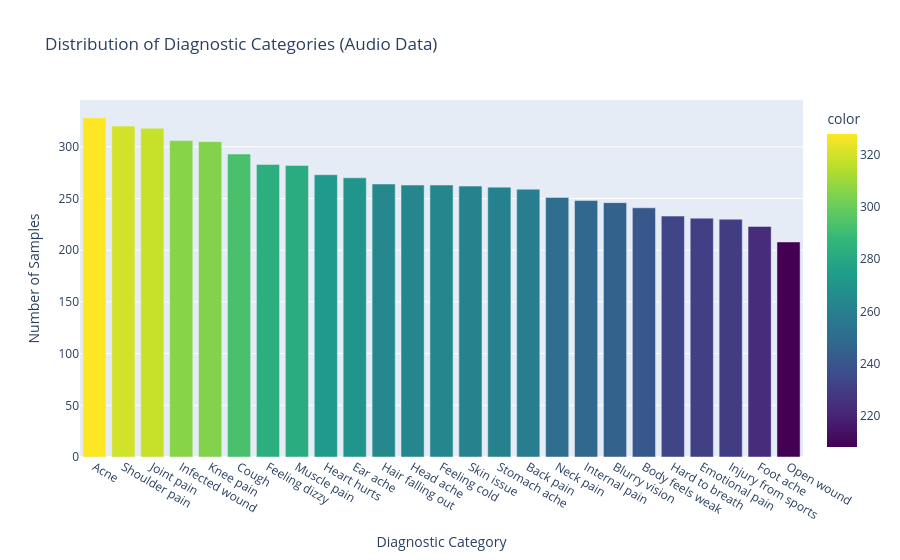
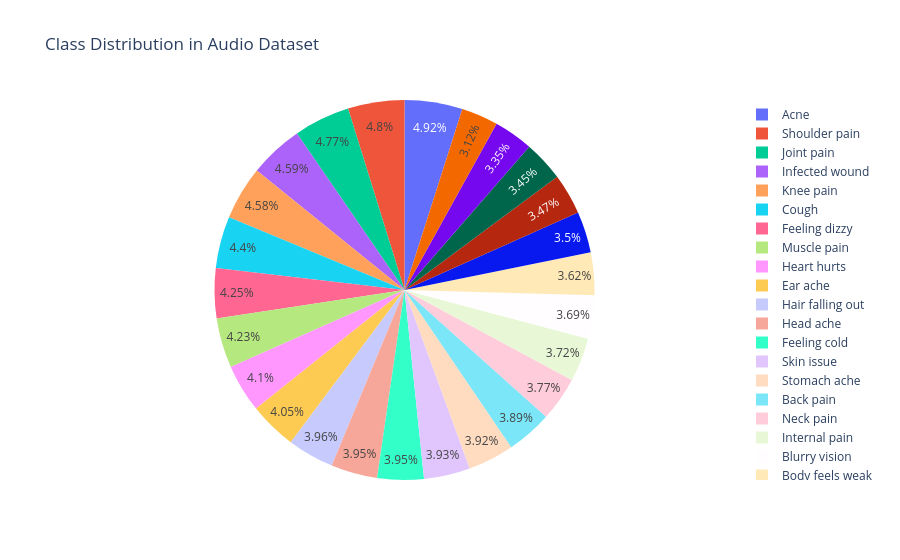

These figures' notebook cell, in order:
### Markdown cell above
### 2.2 Data Visualization

Let's visualize the class distribution and audio characteristics to better understand our dataset.

### Code cell
# Filter dataset to only include existing audio files
def check_audio_file_exists(filename):
    """Check if audio file exists in any of the subdirectories"""
    for subdir in ['test', 'train', 'validate']:
        full_path = os.path.join(audio_base_path, subdir, filename)
        if os.path.exists(full_path):
            return True
    return False

df_clean = df[df['file_name'].apply(check_audio_file_exists)].copy()
print(f"Dataset after filtering for existing files: {df_clean.shape}")

# Visualize class distribution using 'prompt' column as the target
class_distribution_clean = df_clean['prompt'].value_counts()

fig = px.bar(x=class_distribution_clean.index, y=class_distribution_clean.values,
             title='Distribution of Diagnostic Categories (Audio Data)',
             labels={'x': 'Diagnostic Category', 'y': 'Number of Samples'},
             color=class_distribution_clean.values, color_continuous_scale='viridis')
fig.update_layout(xaxis={'categoryorder':'total descending'})
fig.show()

# Create a pie chart for class distribution
fig_pie = px.pie(values=class_distribution_clean.values, names=class_distribution_clean.index,
                 title='Class Distribution in Audio Dataset')
fig_pie.show()

### Figure 1 — Plotly figure (JSON) as saved in the notebook; plotly's stock layout.template omitted (floating-point values rounded to 4 significant figures)
{"data": [{"alignmentgroup": "True", "hovertemplate": "Diagnostic Category=%{x}<br>Number of Samples=%{y}<br>color=%{marker.color}<extra></extra>", "legendgroup": "", "marker": {"color": [328, 320, 318, 306, 305, 293, 283, 282, 273, 270, 264, 263, 263, 262, 261, 259, 251, 248, 246, 241, 233, 231, 230, 223, 208], "coloraxis": "coloraxis", "pattern": {"shape": ""}}, "name": "", "offsetgroup": "", "orientation": "v", "showlegend": false, "textposition": "auto", "type": "bar", "x": ["Acne", "Shoulder pain", "Joint pain", "Infected wound", "Knee pain", "Cough", "Feeling dizzy", "Muscle pain", "Heart hurts", "Ear ache", "Hair falling out", "Head ache", "Feeling cold", "Skin issue", "Stomach ache", "Back pain", "Neck pain", "Internal pain", "Blurry vision", "Body feels weak", "Hard to breath", "Emotional pain", "Injury from sports", "Foot ache", "Open wound"], "xaxis": "x", "y": [328, 320, 318, 306, 305, 293, 283, 282, 273, 270, 264, 263, 263, 262, 261, 259, 251, 248, 246, 241, 233, 231, 230, 223, 208], "yaxis": "y"}], "layout": {"barmode": "relative", "coloraxis": {"colorbar": {"title": {"text": "color"}}, "colorscale": [[0, "#440154"], [0.1111, "#482878"], [0.2222, "#3e4989"], [0.3333, "#31688e"], [0.4444, "#26828e"], [0.5556, "#1f9e89"], [0.6667, "#35b779"], [0.7778, "#6ece58"], [0.8889, "#b5de2b"], [1, "#fde725"]]}, "legend": {"tracegroupgap": 0}, "title": {"text": "Distribution of Diagnostic Categories (Audio Data)"}, "xaxis": {"anchor": "y", "categoryorder": "total descending", "domain": [0, 1], "title": {"text": "Diagnostic Category"}}, "yaxis": {"anchor": "x", "domain": [0, 1], "title": {"text": "Number of Samples"}}}}

### Figure 2 — Plotly figure (JSON) as saved in the notebook; plotly's stock layout.template omitted (floating-point values rounded to 4 significant figures)
{"data": [{"domain": {"x": [0, 1], "y": [0, 1]}, "hovertemplate": "label=%{label}<br>value=%{value}<extra></extra>", "labels": ["Acne", "Shoulder pain", "Joint pain", "Infected wound", "Knee pain", "Cough", "Feeling dizzy", "Muscle pain", "Heart hurts", "Ear ache", "Hair falling out", "Head ache", "Feeling cold", "Skin issue", "Stomach ache", "Back pain", "Neck pain", "Internal pain", "Blurry vision", "Body feels weak", "Hard to breath", "Emotional pain", "Injury from sports", "Foot ache", "Open wound"], "legendgroup": "", "name": "", "showlegend": true, "type": "pie", "values": [328, 320, 318, 306, 305, 293, 283, 282, 273, 270, 264, 263, 263, 262, 261, 259, 251, 248, 246, 241, 233, 231, 230, 223, 208]}], "layout": {"legend": {"tracegroupgap": 0}, "title": {"text": "Class Distribution in Audio Dataset"}}}
